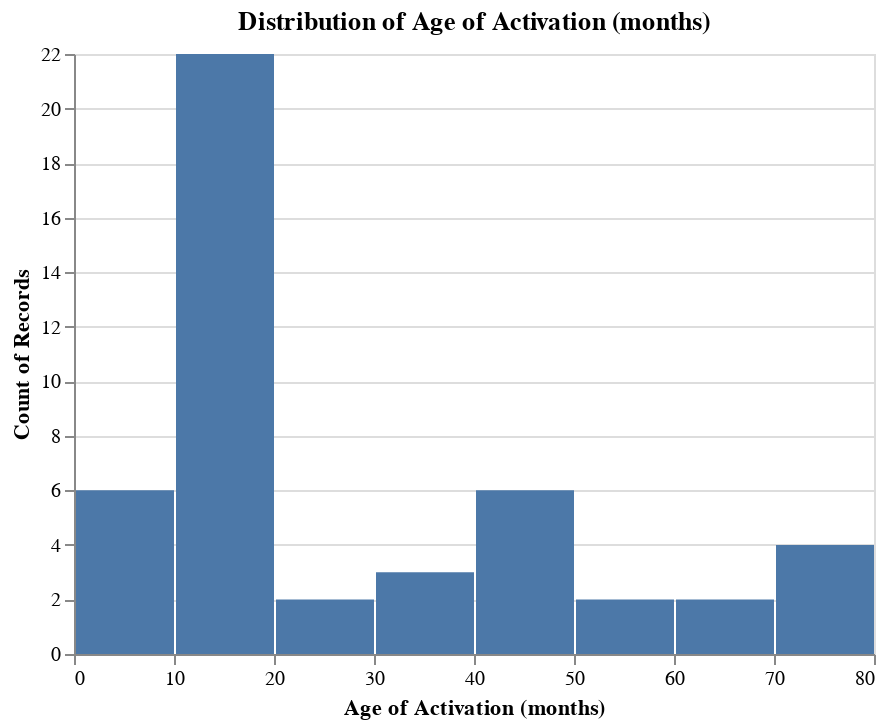

Notebook source saved alongside this figure:
### Markdown cell above
### All data visualization:

### Code cell
# histogram of age of activation:
ah.histogram(alldf, 'Age of Activation (months)', output_directory)

### Figure 1 — Vega-Lite specification as saved in the notebook (floating-point values rounded to 4 significant figures)
{"config": {"view": {"continuousWidth": 400, "continuousHeight": 300}}, "data": {"name": "data-f25d3a48ad0a00ba6412daf9a601a2f1"}, "mark": "bar", "encoding": {"x": {"type": "quantitative", "bin": true, "field": "Age of Activation (months)", "title": "Age of Activation (months)"}, "y": {"type": "quantitative", "aggregate": "count"}}, "title": "Distribution of Age of Activation (months)", "$schema": "https://vega.github.io/schema/vega-lite/v4.8.1.json", "datasets": {"data-f25d3a48ad0a00ba6412daf9a601a2f1": [{"ID": "942", "Group": "CI", "Condition": "Related", "Mean Amplitude": -15.61, "Age (months)": 56, "Time in Sound (months)": 43, "Age of Activation (months)": 13.0, "Region": "Frontal"}, {"ID": "959", "Group": "CI", "Condition": "Related", "Mean Amplitude": -8.93, "Age (months)": 57, "Time in Sound (months)": 17, "Age of Activation (months)": 40.0, "Region": "Frontal"}, {"ID": "925", "Group": "CI", "Condition": "Related", "Mean Amplitude": -12.59, "Age (months)": 58, "Time in Sound (months)": 52, "Age of Activation (months)": 6.0, "Region": "Frontal"}, {"ID": "956", "Group": "CI", "Condition": "Related", "Mean Amplitude": -7.367, "Age (months)": 58, "Time in Sound (months)": 5, "Age of Activation (months)": 53.0, "Region": "Frontal"}, {"ID": "955", "Group": "CI", "Condition": "Related", "Mean Amplitude": -2.817, "Age (months)": 61, "Time in Sound (months)": 49, "Age of Activation (months)": 12.0, "Region": "Frontal"}, {"ID": "904", "Group": "CI", "Condition": "Related", "Mean Amplitude": -19.84, "Age (months)": 67, "Time in Sound (months)": 54, "Age of Activation (months)": 13.0, "Region": "Frontal"}, {"ID": "911", "Group": "CI", "Condition": "Related", "Mean Amplitude": -16.24, "Age (months)": 67, "Time in Sound (months)": 54, "Age of Activation (months)": 13.0, "Region": "Frontal"}, {"ID": "919", "Group": "CI", "Condition": "Related", "Mean Amplitude": -14.0, "Age (months)": 74, "Time in Sound (months)": 67, "Age of Activation (months)": 7.0, "Region": "Frontal"}, {"ID": "945", "Group": "CI", "Condition": "Related", "Mean Amplitude": -8.855, "Age (months)": 77, "Time in Sound (months)": 56, "Age of Activation (months)": 21.0, "Region": "Frontal"}, {"ID": "961", "Group": "CI", "Condition": "Related", "Mean Amplitude": -3.653, "Age (months)": 77, "Time in Sound (months)": 63, "Age of Activation (months)": 14.0, "Region": "Frontal"}, {"ID": "903", "Group": "CI", "Condition": "Related", "Mean Amplitude": -20.12, "Age (months)": 82, "Time in Sound (months)": 72, "Age of Activation (months)": 10.0, "Region": "Frontal"}, {"ID": "936", "Group": "CI", "Condition": "Related", "Mean Amplitude": 2.601, "Age (months)": 86, "Time in Sound (months)": 71, "Age of Activation (months)": 15.0, "Region": "Frontal"}, {"ID": "901", "Group": "CI", "Condition": "Related", "Mean Amplitude": -28.02, "Age (months)": 86, "Time in Sound (months)": 68, "Age of Activation (months)": 18.0, "Region": "Frontal"}, {"ID": "923", "Group": "CI", "Condition": "Related", "Mean Amplitude": -8.112, "Age (months)": 87, "Time in Sound (months)": 56, "Age of Activation (months)": 31.0, "Region": "Frontal"}, {"ID": "924", "Group": "CI", "Condition": "Related", "Mean Amplitude": -7.386, "Age (months)": 87, "Time in Sound (months)": 74, "Age of Activation (months)": 13.0, "Region": "Frontal"}, {"ID": "934", "Group": "CI", "Condition": "Related", "Mean Amplitude": -6.924, "Age (months)": 89, "Time in Sound (months)": 80, "Age of Activation (months)": 9.0, "Region": "Frontal"}, {"ID": "951", "Group": "CI", "Condition": "Related", "Mean Amplitude": -20.02, "Age (months)": 89, "Time in Sound (months)": 49, "Age of Activation (months)": 40.0, "Region": "Frontal"}, {"ID": "913", "Group": "CI", "Condition": "Related", "Mean Amplitude": -14.82, "Age (months)": 100, "Time in Sound (months)": 86, "Age of Activation (months)": 14.0, "Region": "Frontal"}, {"ID": "910", "Group": "CI", "Condition": "Related", "Mean Amplitude": -24.73, "Age (months)": 102, "Time in Sound (months)": 87, "Age of Activation (months)": 15.0, "Region": "Frontal"}, {"ID": "941", "Group": "CI", "Condition": "Related", "Mean Amplitude": -21.5, "Age (months)": 106, "Time in Sound (months)": 35, "Age of Activation (months)": 71.0, "Region": "Frontal"}, {"ID": "947", "Group": "CI", "Condition": "Related", "Mean Amplitude": -6.167, "Age (months)": 106, "Time in Sound (months)": 27, "Age of Activation (months)": 79.0, "Region": "Frontal"}, {"ID": "935", "Group": "CI", "Condition": "Related", "Mean Amplitude": -13.32, "Age (months)": 122, "Time in Sound (months)": 80, "Age of Activation (months)": 42.0, "Region": "Frontal"}, {"ID": "937", "Group": "CI", "Condition": "Related", "Mean Amplitude": -14.51, "Age (months)": 122, "Time in Sound (months)": 55, "Age of Activation (months)": 67.0, "Region": "Frontal"}, {"ID": "857", "Group": "HG", "Condition": "Related", "Mean Amplitude": -13.35, "Age (months)": 33, "Time in Sound (months)": 33, "Age of Activation (months)": null, "Region": "Frontal"}, {"ID": "847", "Group": "HG", "Condition": "Related", "Mean Amplitude": -3.141, "Age (months)": 43, "Time in Sound (months)": 43, "Age of Activation (months)": null, "Region": "Frontal"}, {"ID": "858", "Group": "HG", "Condition": "Related", "Mean Amplitude": -6.38, "Age (months)": 51, "Time in Sound (months)": 51, "Age of Activation (months)": null, "Region": "Frontal"}, {"ID": "859", "Group": "HG", "Condition": "Related", "Mean Amplitude": -7.24, "Age (months)": 52, "Time in Sound (months)": 52, "Age of Activation (months)": null, "Region": "Frontal"}, {"ID": "841", "Group": "HG", "Condition": "Related", "Mean Amplitude": -18.55, "Age (months)": 56, "Time in Sound (months)": 56, "Age of Activation (months)": null, "Region": "Frontal"}, {"ID": "836", "Group": "HG", "Condition": "Related", "Mean Amplitude": -16.37, "Age (months)": 59, "Time in Sound (months)": 59, "Age of Activation (months)": null, "Region": "Frontal"}, {"ID": "846", "Group": "HG", "Condition": "Related", "Mean Amplitude": -20.0, "Age (months)": 68, "Time in Sound (months)": 68, "Age of Activation (months)": null, "Region": "Frontal"}, {"ID": "N4C01", "Group": "HG", "Condition": "Related", "Mean Amplitude": -4.009, "Age (months)": 61, "Time in Sound (months)": 61, "Age of Activation (months)": null, "Region": "Frontal"}, {"ID": "842", "Group": "HG", "Condition": "Related", "Mean Amplitude": -15.07, "Age (months)": 67, "Time in Sound (months)": 67, "Age of Activation (months)": null, "Region": "Frontal"}, {"ID": "848", "Group": "HG", "Condition": "Related", "Mean Amplitude": -13.68, "Age (months)": 74, "Time in Sound (months)": 74, "Age of Activation (months)": null, "Region": "Frontal"}, {"ID": "N4C10", "Group": "HG", "Condition": "Related", "Mean Amplitude": -6.016, "Age (months)": 82, "Time in Sound (months)": 82, "Age of Activation (months)": null, "Region": "Frontal"}, {"ID": "N4C13", "Group": "HG", "Condition": "Related", "Mean Amplitude": -28.01, "Age (months)": 85, "Time in Sound (months)": 85, "Age of Activation (months)": null, "Region": "Frontal"}, {"ID": "809", "Group": "HG", "Condition": "Related", "Mean Amplitude": -18.31, "Age (months)": 99, "Time in Sound (months)": 99, "Age of Activation (months)": null, "Region": "Frontal"}, {"ID": "N4C09", "Group": "HG", "Condition": "Related", "Mean Amplitude": -14.53, "Age (months)": 99, "Time in Sound (months)": 99, "Age of Activation (months)": null, "Region": "Frontal"}, {"ID": "850", "Group": "HG", "Condition": "Related", "Mean Amplitude": -15.11, "Age (months)": 124, "Time in Sound (months)": 124, "Age of Activation (months)": null, "Region": "Frontal"}, {"ID": "801", "Group": "HG", "Condition": "Related", "Mean Amplitude": -13.3, "Age (months)": 127, "Time in Sound (months)": 127, "Age of Activation (months)": null, "Region": "Frontal"}, {"ID": "803", "Group": "HG", "Condition": "Related", "Mean Amplitude": -11.74, "Age (months)": 128, "Time in Sound (months)": 128, "Age of Activation (months)": null, "Region": "Frontal"}, {"ID": "942", "Group": "CI", "Condition": "Unrelated", "Mean Amplitude": -19.68, "Age (months)": 56, "Time in Sound (months)": 43, "Age of Activation (months)": 13.0, "Region": "Frontal"}, {"ID": "959", "Group": "CI", "Condition": "Unrelated", "Mean Amplitude": -15.05, "Age (months)": 57, "Time in Sound (months)": 17, "Age of Activation (months)": 40.0, "Region": "Frontal"}, {"ID": "925", "Group": "CI", "Condition": "Unrelated", "Mean Amplitude": -15.04, "Age (months)": 58, "Time in Sound (months)": 52, "Age of Activation (months)": 6.0, "Region": "Frontal"}, {"ID": "956", "Group": "CI", "Condition": "Unrelated", "Mean Amplitude": -20.8, "Age (months)": 58, "Time in Sound (months)": 5, "Age of Activation (months)": 53.0, "Region": "Frontal"}, {"ID": "955", "Group": "CI", "Condition": "Unrelated", "Mean Amplitude": -2.808, "Age (months)": 61, "Time in Sound (months)": 49, "Age of Activation (months)": 12.0, "Region": "Frontal"}, {"ID": "904", "Group": "CI", "Condition": "Unrelated", "Mean Amplitude": -20.64, "Age (months)": 67, "Time in Sound (months)": 54, "Age of Activation (months)": 13.0, "Region": "Frontal"}, {"ID": "911", "Group": "CI", "Condition": "Unrelated", "Mean Amplitude": -17.36, "Age (months)": 67, "Time in Sound (months)": 54, "Age of Activation (months)": 13.0, "Region": "Frontal"}, {"ID": "919", "Group": "CI", "Condition": "Unrelated", "Mean Amplitude": -15.46, "Age (months)": 74, "Time in Sound (months)": 67, "Age of Activation (months)": 7.0, "Region": "Frontal"}, {"ID": "945", "Group": "CI", "Condition": "Unrelated", "Mean Amplitude": -16.92, "Age (months)": 77, "Time in Sound (months)": 56, "Age of Activation (months)": 21.0, "Region": "Frontal"}, {"ID": "961", "Group": "CI", "Condition": "Unrelated", "Mean Amplitude": -19.6, "Age (months)": 77, "Time in Sound (months)": 63, "Age of Activation (months)": 14.0, "Region": "Frontal"}, {"ID": "903", "Group": "CI", "Condition": "Unrelated", "Mean Amplitude": -24.76, "Age (months)": 82, "Time in Sound (months)": 72, "Age of Activation (months)": 10.0, "Region": "Frontal"}, {"ID": "921", "Group": "CI", "Condition": "Unrelated", "Mean Amplitude": -33.19, "Age (months)": 82, "Time in Sound (months)": 46, "Age of Activation (months)": 36.0, "Region": "Frontal"}, {"ID": "936", "Group": "CI", "Condition": "Unrelated", "Mean Amplitude": -6.697, "Age (months)": 86, "Time in Sound (months)": 71, "Age of Activation (months)": 15.0, "Region": "Frontal"}, {"ID": "901", "Group": "CI", "Condition": "Unrelated", "Mean Amplitude": -3.359, "Age (months)": 86, "Time in Sound (months)": 68, "Age of Activation (months)": 18.0, "Region": "Frontal"}, {"ID": "923", "Group": "CI", "Condition": "Unrelated", "Mean Amplitude": -22.51, "Age (months)": 87, "Time in Sound (months)": 56, "Age of Activation (months)": 31.0, "Region": "Frontal"}, {"ID": "924", "Group": "CI", "Condition": "Unrelated", "Mean Amplitude": -18.95, "Age (months)": 87, "Time in Sound (months)": 74, "Age of Activation (months)": 13.0, "Region": "Frontal"}, {"ID": "934", "Group": "CI", "Condition": "Unrelated", "Mean Amplitude": -14.02, "Age (months)": 89, "Time in Sound (months)": 80, "Age of Activation (months)": 9.0, "Region": "Frontal"}, {"ID": "951", "Group": "CI", "Condition": "Unrelated", "Mean Amplitude": -19.7, "Age (months)": 89, "Time in Sound (months)": 49, "Age of Activation (months)": 40.0, "Region": "Frontal"}, {"ID": "913", "Group": "CI", "Condition": "Unrelated", "Mean Amplitude": -15.58, "Age (months)": 100, "Time in Sound (months)": 86, "Age of Activation (months)": 14.0, "Region": "Frontal"}, {"ID": "910", "Group": "CI", "Condition": "Unrelated", "Mean Amplitude": -35.34, "Age (months)": 102, "Time in Sound (months)": 87, "Age of Activation (months)": 15.0, "Region": "Frontal"}, {"ID": "941", "Group": "CI", "Condition": "Unrelated", "Mean Amplitude": -19.01, "Age (months)": 106, "Time in Sound (months)": 35, "Age of Activation (months)": 71.0, "Region": "Frontal"}, {"ID": "947", "Group": "CI", "Condition": "Unrelated", "Mean Amplitude": -19.22, "Age (months)": 106, "Time in Sound (months)": 27, "Age of Activation (months)": 79.0, "Region": "Frontal"}, {"ID": "935", "Group": "CI", "Condition": "Unrelated", "Mean Amplitude": -16.62, "Age (months)": 122, "Time in Sound (months)": 80, "Age of Activation (months)": 42.0, "Region": "Frontal"}, {"ID": "937", "Group": "CI", "Condition": "Unrelated", "Mean Amplitude": -27.73, "Age (months)": 122, "Time in Sound (months)": 55, "Age of Activation (months)": 67.0, "Region": "Frontal"}, {"ID": "857", "Group": "HG", "Condition": "Unrelated", "Mean Amplitude": -8.053, "Age (months)": 33, "Time in Sound (months)": 33, "Age of Activation (months)": null, "Region": "Frontal"}, {"ID": "847", "Group": "HG", "Condition": "Unrelated", "Mean Amplitude": -2.966, "Age (months)": 43, "Time in Sound (months)": 43, "Age of Activation (months)": null, "Region": "Frontal"}, {"ID": "858", "Group": "HG", "Condition": "Unrelated", "Mean Amplitude": -18.59, "Age (months)": 51, "Time in Sound (months)": 51, "Age of Activation (months)": null, "Region": "Frontal"}, {"ID": "859", "Group": "HG", "Condition": "Unrelated", "Mean Amplitude": -7.7, "Age (months)": 52, "Time in Sound (months)": 52, "Age of Activation (months)": null, "Region": "Frontal"}, {"ID": "841", "Group": "HG", "Condition": "Unrelated", "Mean Amplitude": -28.02, "Age (months)": 56, "Time in Sound (months)": 56, "Age of Activation (months)": null, "Region": "Frontal"}, {"ID": "836", "Group": "HG", "Condition": "Unrelated", "Mean Amplitude": -8.181, "Age (months)": 59, "Time in Sound (months)": 59, "Age of Activation (months)": null, "Region": "Frontal"}, {"ID": "846", "Group": "HG", "Condition": "Unrelated", "Mean Amplitude": -27.16, "Age (months)": 68, "Time in Sound (months)": 68, "Age of Activation (months)": null, "Region": "Frontal"}, {"ID": "N4C01", "Group": "HG", "Condition": "Unrelated", "Mean Amplitude": -17.46, "Age (months)": 61, "Time in Sound (months)": 61, "Age of Activation (months)": null, "Region": "Frontal"}, {"ID": "842", "Group": "HG", "Condition": "Unrelated", "Mean Amplitude": -18.28, "Age (months)": 67, "Time in Sound (months)": 67, "Age of Activation (months)": null, "Region": "Frontal"}, {"ID": "848", "Group": "HG", "Condition": "Unrelated", "Mean Amplitude": -15.1, "Age (months)": 74, "Time in Sound (months)": 74, "Age of Activation (months)": null, "Region": "Frontal"}, {"ID": "N4C10", "Group": "HG", "Condition": "Unrelated", "Mean Amplitude": -9.489, "Age (months)": 82, "Time in Sound (months)": 82, "Age of Activation (months)": null, "Region": "Frontal"}, {"ID": "N4C13", "Group": "HG", "Condition": "Unrelated", "Mean Amplitude": -25.55, "Age (months)": 85, "Time in Sound (months)": 85, "Age of Activation (months)": null, "Region": "Frontal"}, {"ID": "809", "Group": "HG", "Condition": "Unrelated", "Mean Amplitude": -13.55, "Age (months)": 99, "Time in Sound (months)": 99, "Age of Activation (months)": null, "Region": "Frontal"}, {"ID": "N4C09", "Group": "HG", "Condition": "Unrelated", "Mean Amplitude": -11.51, "Age (months)": 99, "Time in Sound (months)": 99, "Age of Activation (months)": null, "Region": "Frontal"}, {"ID": "850", "Group": "HG", "Condition": "Unrelated", "Mean Amplitude": -22.29, "Age (months)": 124, "Time in Sound (months)": 124, "Age of Activation (months)": null, "Region": "Frontal"}, {"ID": "801", "Group": "HG", "Condition": "Unrelated", "Mean Amplitude": -24.32, "Age (months)": 127, "Time in Sound (months)": 127, "Age of Activation (months)": null, "Region": "Frontal"}, {"ID": "803", "Group": "HG", "Condition": "Unrelated", "Mean Amplitude": -15.16, "Age (months)": 128, "Time in Sound (months)": 128, "Age of Activation (months)": null, "Region": "Frontal"}]}}
